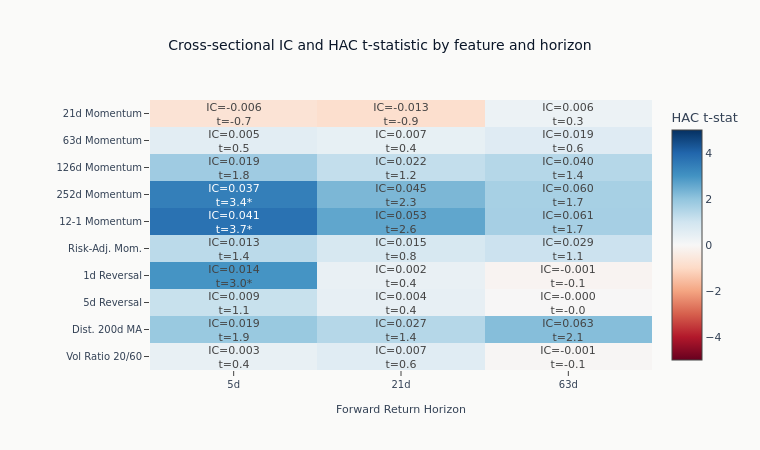

The notebook cell saved with this chart:
### Code cell
fig = go.Figure(
    data=go.Heatmap(
        z=z_matrix,
        x=hz_labels,
        y=feat_labels,
        text=text_matrix,
        texttemplate="%{text}",
        textfont={"size": 11},
        colorscale="RdBu",
        zmid=0,
        zmin=-5,
        zmax=5,
        colorbar=dict(title="HAC t-stat"),
    )
)
fig.update_layout(
    title="Cross-sectional IC and HAC t-statistic by feature and horizon",
    xaxis_title="Forward Return Horizon",
    height=450,
    width=760,
    # The feature names are long; without the left margin they render clipped
    margin=dict(l=150),
    yaxis=dict(autorange="reversed"),
)
show_plotly_with_alt(
    fig,
    alt=(
        "A heatmap of ten candidate features against three forward-return horizons, each "
        "cell annotated with its mean IC and HAC t-statistic and shaded on a "
        "red-to-blue diverging scale centred on zero. Most of the grid is pale, meaning "
        "t-statistics near zero. The darkest blue cells sit in the shortest-horizon "
        "column, on the two longest momentum features, and a handful of mid-blue cells "
        "appear elsewhere. Three cells carry an asterisk marking survival of the "
        "false-discovery correction, and all three are in that shortest-horizon column: "
        "the two long-lookback momentum features and the one-day reversal. Two cells at "
        "the top of the grid are faintly red, marking small negative ICs."
    ),
)

### Figure 1 — Plotly figure (JSON) as saved in the notebook; plotly's stock layout.template omitted (floating-point values rounded to 4 significant figures)
{"data": [{"colorbar": {"title": {"text": "HAC t-stat"}}, "colorscale": [[0.0, "rgb(103,0,31)"], [0.1, "rgb(178,24,43)"], [0.2, "rgb(214,96,77)"], [0.3, "rgb(244,165,130)"], [0.4, "rgb(253,219,199)"], [0.5, "rgb(247,247,247)"], [0.6, "rgb(209,229,240)"], [0.7, "rgb(146,197,222)"], [0.8, "rgb(67,147,195)"], [0.9, "rgb(33,102,172)"], [1.0, "rgb(5,48,97)"]], "text": [["IC=-0.006<br>t=-0.7", "IC=-0.013<br>t=-0.9", "IC=0.006<br>t=0.3"], ["IC=0.005<br>t=0.5", "IC=0.007<br>t=0.4", "IC=0.019<br>t=0.6"], ["IC=0.019<br>t=1.8", "IC=0.022<br>t=1.2", "IC=0.040<br>t=1.4"], ["IC=0.037<br>t=3.4*", "IC=0.045<br>t=2.3", "IC=0.060<br>t=1.7"], ["IC=0.041<br>t=3.7*", "IC=0.053<br>t=2.6", "IC=0.061<br>t=1.7"], ["IC=0.013<br>t=1.4", "IC=0.015<br>t=0.8", "IC=0.029<br>t=1.1"], ["IC=0.014<br>t=3.0*", "IC=0.002<br>t=0.4", "IC=-0.001<br>t=-0.1"], ["IC=0.009<br>t=1.1", "IC=0.004<br>t=0.4", "IC=-0.000<br>t=-0.0"], ["IC=0.019<br>t=1.9", "IC=0.027<br>t=1.4", "IC=0.063<br>t=2.1"], ["IC=0.003<br>t=0.4", "IC=0.007<br>t=0.6", "IC=-0.001<br>t=-0.1"]], "textfont": {"size": 11}, "texttemplate": "%{text}", "type": "heatmap", "x": ["5d", "21d", "63d"], "y": ["21d Momentum", "63d Momentum", "126d Momentum", "252d Momentum", "12-1 Momentum", "Risk-Adj. Mom.", "1d Reversal", "5d Reversal", "Dist. 200d MA", "Vol Ratio 20/60"], "z": [[-0.71, -0.86, 0.29], [0.54, 0.41, 0.64], [1.8, 1.22, 1.45], [3.44, 2.28, 1.66], [3.73, 2.63, 1.68], [1.35, 0.84, 1.08], [2.98, 0.37, -0.13], [1.14, 0.43, -0.03], [1.89, 1.44, 2.15], [0.39, 0.6, -0.07]], "zmax": 5, "zmid": 0, "zmin": -5}], "layout": {"height": 450, "margin": {"l": 150}, "title": {"text": "Cross-sectional IC and HAC t-statistic by feature and horizon"}, "width": 760, "xaxis": {"title": {"text": "Forward Return Horizon"}}, "yaxis": {"autorange": "reversed"}}}
